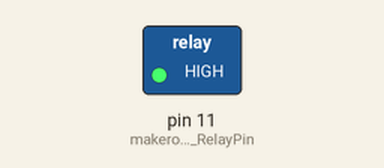
A program run on a simulated Raspberry Pi (header pin numbers). On the bench: switched loads named in the program (green lamp = pin HIGH). Dashed ring = blinking.

Above: at 0.5 s.
Timing chart, 0 to 4.6 s (numbered marks = the images above):
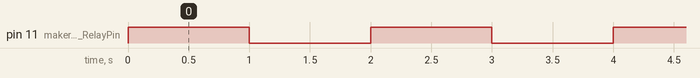

Measured:
- by itself, pin 11 (makerobo_RelayPin): alternates HIGH for 1.0 s and LOW for 1.0 s

The program:

Relay.py
```python
# !/usr/bin/env python3
# -*- coding: utf-8 -*-
# file name: Relay.py
# version: 1.0
# author: Neal Shen
# ------------------------------------------------------------------

import RPi.GPIO as GPIO
import time
makerobo_RelayPin = 11                              # define relay pin as pin11


# initial program
def makerobo_setup():
    GPIO.setmode(GPIO.BOARD)                        # physical interface for board
    GPIO.setwarnings(False)                         # filter warnings
    GPIO.setup(makerobo_RelayPin, GPIO.OUT)         # set pin as out mode
    GPIO.output(makerobo_RelayPin, GPIO.LOW)        # close relay


def makerobo_loop():
    while True:
        # cut relay
        GPIO.output(makerobo_RelayPin, GPIO.HIGH)
        time.sleep(1)
        # close relay
        GPIO.output(makerobo_RelayPin, GPIO.LOW)
        time.sleep(1)


def makerobo_destroy():
    GPIO.output(makerobo_RelayPin, GPIO.LOW)        # close relay
    GPIO.cleanup()                                  # release sources


# Press the green button in the gutter to run the script.
if __name__ == '__main__':
    makerobo_setup()  # initial setting
    try:
        makerobo_loop()
    except KeyboardInterrupt:           # press the CTRL+C, release sources
        makerobo_destroy()
```
